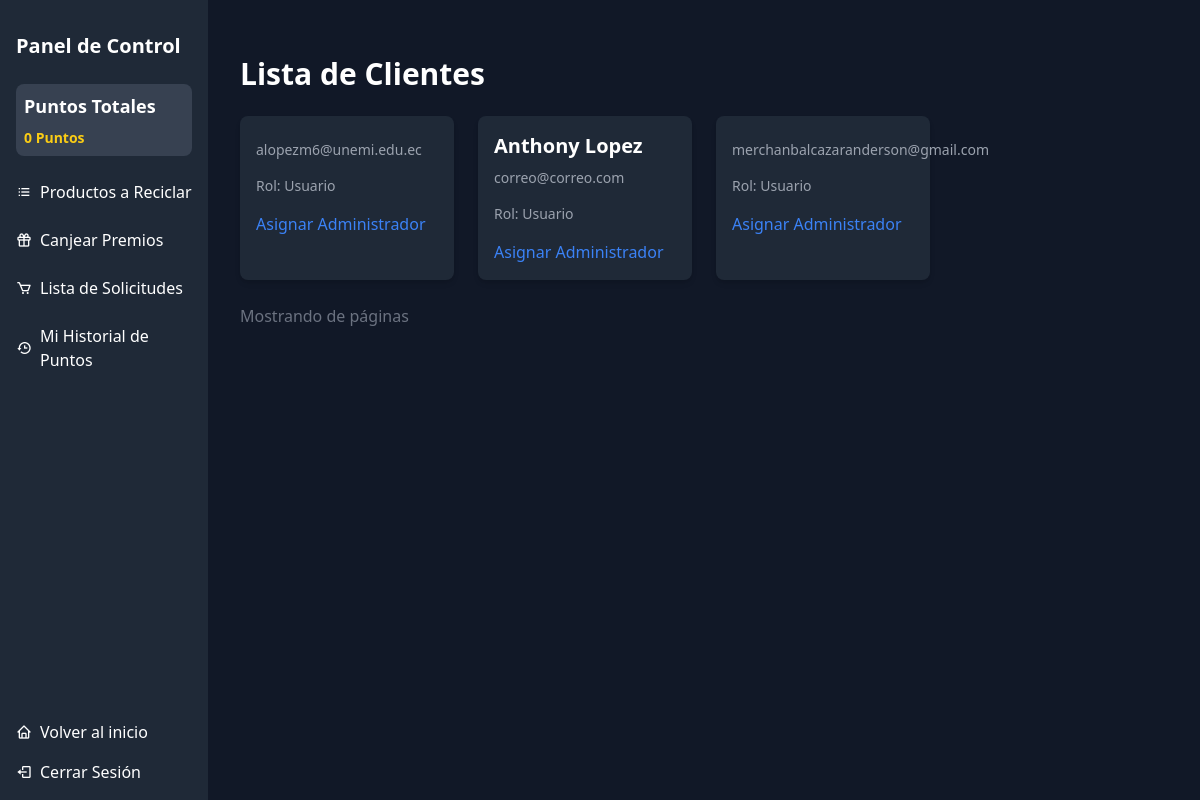
The page /security/clients/ on the database as committed earlier.
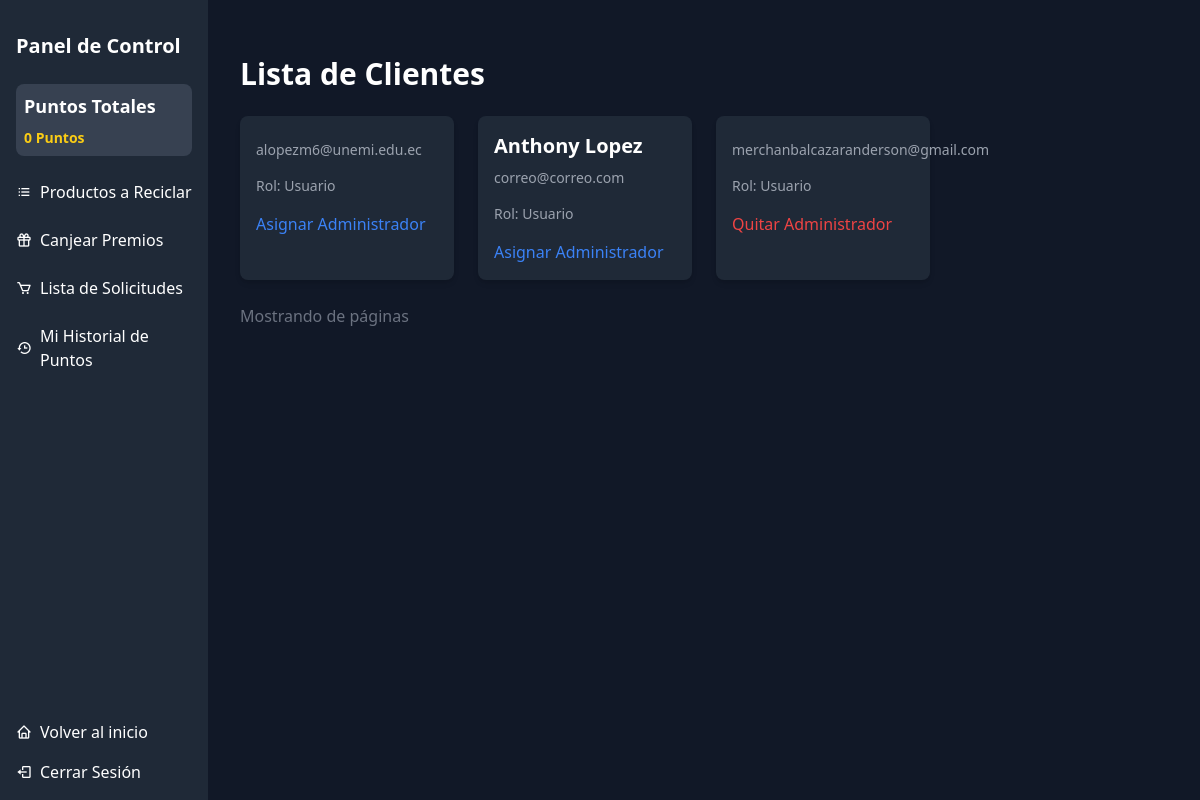
The same page on the database as committed later.
### core/security/models.py (models this page shows, shortened)
class User(AbstractUser):
    email = models.EmailField(_('email address'), unique=True)
    is_admin = models.BooleanField(default=False, help_text="Indica si el usuario es un administrador.")
    phone_number = models.CharField(max_length=10, blank=True, help_text="Número de teléfono del usuario.")
    address = models.CharField(max_length=255, blank=True, help_text="Dirección del usuario.")
    date_of_birth = models.DateField(null=True, blank=True, help_text="Fecha de nacimiento del usuario.")
    gender = models.CharField(
        max_length=10,
        choices=[('M', 'Masculino'), ('F', 'Femenino'), ('O', 'Otro')],
        blank=True,
        help_text="Género del usuario."
    )
    profile_image = models.ImageField(
        upload_to='profile_img/',
        null=True,
        blank=True,
        help_text="Imagen de perfil del usuario.",
        validators=[validate_image_extension]
    )
    ROLE_CHOICES = [
        ('USER', 'Usuario'),
        ('ADMIN', 'Administrador'),
    ]
    role = models.CharField(
        max_length=6,
        choices=ROLE_CHOICES,
        default='USER',
        help_text="Rol del usuario."
    )
    USERNAME_FIELD = 'username'
    REQUIRED_FIELDS = ['email', 'first_name', 'last_name']
    @property
    def get_role_display(self):
        return dict(self.ROLE_CHOICES).get(self.role, 'Usuario')
    def get_full_name(self):
        return f"{self.first_name} {self.last_name}"
    groups = models.ManyToManyField(Group, related_name='security_user_set', blank=True)
    user_permissions = models.ManyToManyField('auth.Permission', related_name='security_user_set', blank=True)

### core/security/views/client.py (the view, shortened to what this page needs)
# urls.py: path('clients/', client.ClientListView.as_view(), name='client_list'),
class ClientListView(ListView):
    model = get_user_model()
    template_name = 'core/security/client/client_list.html'
    context_object_name = 'clients'
    paginate_by = 10  # Puedes ajustar el número de clientes por página
    def get_queryset(self):
        return get_user_model().objects.filter(Q(role='USER') | Q(is_superuser=True))  # Filtra usuarios y superusuarios

### core/dashboard/context_processors.py (called while the page is built)
def total_points(request):
    if request.user.is_authenticated:
        total_points = Points.objects.filter(user=request.user).aggregate(total=models.Sum('number'))['total'] or 0
        total_history_points = PointHistory.objects.filter(user=request.user).aggregate(total=models.Sum('points'))['total'] or 0
        total_points = total_history_points
    else:
        total_points = 0
    return {'total_points': total_points}

### templates/core/security/client/client_list.html (shortened to what this page needs)
{% extends 'components/base_dash.html' %}
{% block content %}
<div class="max-w-7xl mx-auto py-6">
    <h2 class="text-3xl font-semibold text-white mb-6">Lista de Clientes</h2>
    <div class="grid grid-cols-1 sm:grid-cols-2 md:grid-cols-3 lg:grid-cols-4 gap-6">
        {% for client in clients %}
        <div class="bg-gray-800 text-white rounded-lg shadow-md p-4">
            <div class="mb-4">
                <h3 class="text-xl font-semibold">{{ client.get_full_name }}</h3>
                <p class="text-sm text-gray-400 mt-2">{{ client.email }}</p>
            </div>
            <div class="mb-4">
                <p class="text-sm text-gray-400">Rol: {{ client.get_role_display }}</p>
            </div>
            <div class="flex justify-between">
                <form action="{% url 'security:client_list' %}" method="post">
                    {% if client.is_admin %}
                        <button type="submit" name="action" value="remove_admin" class="text-red-500 hover:text-red-700">Quitar Administrador</button>
                    {% else %}
                        <button type="submit" name="action" value="assign_admin" class="text-blue-500 hover:text-blue-700">Asignar Administrador</button>
                    {% endif %}
                </form>
            </div>
        </div>
        {% empty %}
        <div class="col-span-4 text-center text-sm text-gray-500">
            No hay clientes disponibles
        </div>
        {% endfor %}
    </div>
    <div class="mt-6">
        <div class="flex justify-between">
            <span class="text-gray-500">Mostrando {{ clients.paginator.page }} de {{ clients.paginator.num_pages }} páginas</span>
            <div class="flex">
            </div>
        </div>
    </div>
</div>
{% endblock %}

Rows that differ between the two databases and show on the page:
changed User "merchanbalcazaranderson@gmail.com": is_admin "Asignar Administrador" → "Quitar Administrador"
